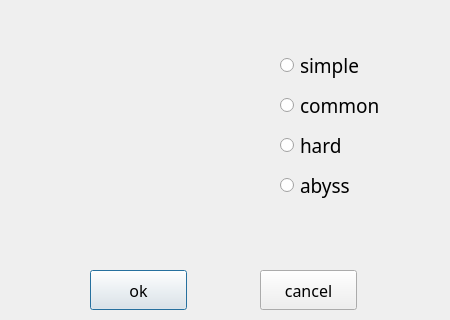
<?xml version="1.0" encoding="UTF-8"?>
<ui version="4.0">
 <class>SetDialog</class>
 <widget class="QDialog" name="SetDialog">
  <property name="geometry">
   <rect>
    <x>0</x>
    <y>0</y>
    <width>450</width>
    <height>320</height>
   </rect>
  </property>
  <property name="windowTitle">
   <string>Dialog</string>
  </property>
  <widget class="QPushButton" name="okBtn">
   <property name="geometry">
    <rect>
     <x>90</x>
     <y>270</y>
     <width>97</width>
     <height>40</height>
    </rect>
   </property>
   <property name="font">
    <font>
     <family>微软雅黑</family>
     <pointsize>12</pointsize>
    </font>
   </property>
   <property name="text">
    <string>ok</string>
   </property>
  </widget>
  <widget class="QPushButton" name="cancelBtn">
   <property name="geometry">
    <rect>
     <x>260</x>
     <y>270</y>
     <width>97</width>
     <height>40</height>
    </rect>
   </property>
   <property name="font">
    <font>
     <family>微软雅黑</family>
     <pointsize>12</pointsize>
    </font>
   </property>
   <property name="text">
    <string>cancel</string>
   </property>
  </widget>
  <widget class="QRadioButton" name="simpleRadioBtn">
   <property name="geometry">
    <rect>
     <x>280</x>
     <y>50</y>
     <width>91</width>
     <height>31</height>
    </rect>
   </property>
   <property name="font">
    <font>
     <family>微软雅黑</family>
     <pointsize>14</pointsize>
    </font>
   </property>
   <property name="text">
    <string>simple</string>
   </property>
  </widget>
  <widget class="QRadioButton" name="commonRadioBtn">
   <property name="geometry">
    <rect>
     <x>280</x>
     <y>90</y>
     <width>111</width>
     <height>31</height>
    </rect>
   </property>
   <property name="font">
    <font>
     <family>微软雅黑</family>
     <pointsize>14</pointsize>
    </font>
   </property>
   <property name="text">
    <string>common</string>
   </property>
  </widget>
  <widget class="QRadioButton" name="hardRadioBtn">
   <property name="geometry">
    <rect>
     <x>280</x>
     <y>130</y>
     <width>81</width>
     <height>31</height>
    </rect>
   </property>
   <property name="font">
    <font>
     <family>微软雅黑</family>
     <pointsize>14</pointsize>
    </font>
   </property>
   <property name="text">
    <string>hard</string>
   </property>
  </widget>
  <widget class="QRadioButton" name="superhardRadioBtn">
   <property name="geometry">
    <rect>
     <x>280</x>
     <y>170</y>
     <width>81</width>
     <height>31</height>
    </rect>
   </property>
   <property name="font">
    <font>
     <family>微软雅黑</family>
     <pointsize>14</pointsize>
    </font>
   </property>
   <property name="text">
    <string>abyss</string>
   </property>
  </widget>
 </widget>
 <resources/>
 <connections/>
</ui>
